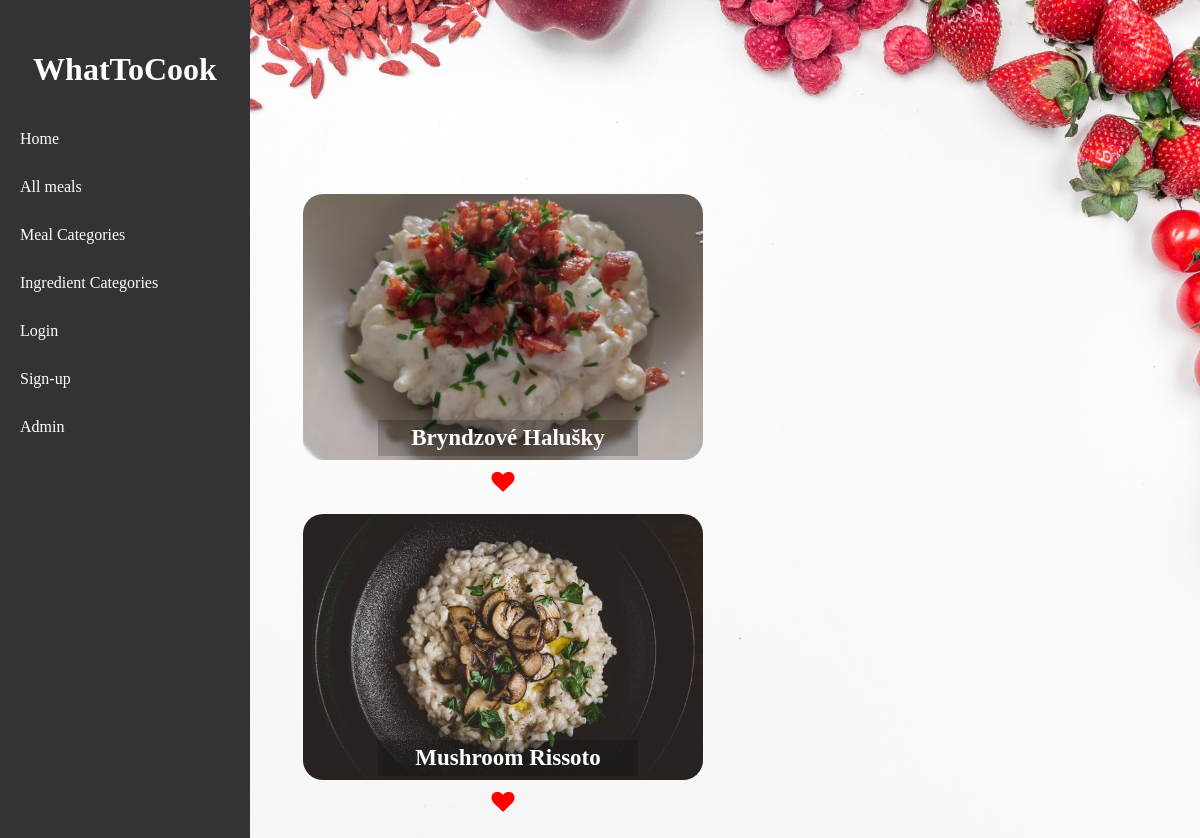
The page /all_meals/ on the database its author committed.
### viewer/models.py (models this page shows, shortened)
class Meal(Model):
    name = CharField(max_length=50)
    category = ManyToManyField(SecondaryMealCategory)
    ingredients = ManyToManyField(Ingredient)
    description = TextField()
    picture = ImageField(upload_to='viewer/static/images/', blank=True)
    class Meta:
        ordering = ['name']

### viewer/views.py (the view)
# urls.py: path('all_meals/', filtered_meals, name='all_meals'),
def filtered_meals(request, ingredient_id=None, secondary_category_id=None):
    if ingredient_id:
        meals = Meal.objects.filter(ingredients=ingredient_id)
    elif secondary_category_id:
        meals = Meal.objects.filter(category=secondary_category_id)
    else:
        meals = Meal.objects.all()
    return render(request, 'filtered_meals.html', {'meals': meals})

### viewer/templates/filtered_meals.html (shortened to what this page needs)
{% extends 'base.html' %}
{% block content %}
{% load static %}
<link rel="stylesheet" href="{% static 'style.css' %}">
<link rel="stylesheet" href="http://cdnjs.cloudflare.com/ajax/libs/font-awesome/4.4.0/css/font-awesome.min.css">
<body>
<div class="ingredient-grid">
    {% for meal in meals %}
    <div class="ingredient-item">
        <div class="image-container">
        <a href="{% url 'meal_detail' meal_id=meal.id %}">
                <img class="images" src="{{ MEDIA_URL }}{{ meal.picture.url }}">
                <a href="{% url 'create_favorite_meal' meal_id=meal.id %}" class="trash-icon">
                    <i style="color: red;" class="fa fa-heart"></i>
                </a>
            </div>
            <div class="category-name">{{ meal.name }}</div>
</div>
    {% endfor %}
</div>
</body>
{% endblock %}

### viewer/static/style.css (style rules this page uses)
body { background-image: url('images/background.jpg'); background-size: cover; background-repeat: no-repeat; background-position: center top; background-attachment: fixed; margin-top: 150px; }
.ingredient-grid { display: flex; flex-wrap: wrap; }
.ingredient-item { width: 250px; height: 120px; margin: 100px; border-radius: 10px; font-size: 23px; display: flex; justify-content: center; align-items: center; position: relative; }
.images { width: 400px; height: 266px; margin: 20px; object-fit: cover; border-radius: 20px; }
.category-name { position: absolute; top: 150px; left: 0; width: 100%; text-align: center; background-color: rgba(0, 0, 0, 0.2); color: white; padding: 5px; font-weight: bold; }
.image-container { position: relative; }
.trash-icon { position: absolute; bottom: -10px; left: 50%; transform: translateX(-50%); }

### rows shown on the page
Meal: picture (picture), name "Bryndzové Halušky"
Meal: picture (picture), name "Mushroom Rissoto"
